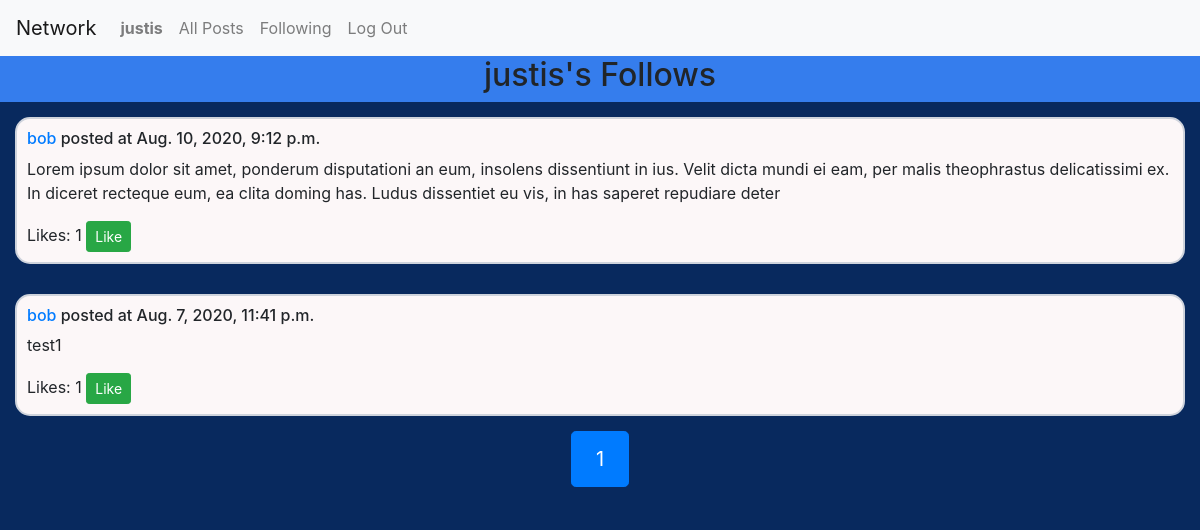
Screenshot of /follows (signed in) with the database file from the repository.
### network/models.py (models this page shows)
class User(AbstractUser):
    pass

class Post(models.Model):
    user = models.ForeignKey(
        User,
        on_delete=models.CASCADE
    )
    date = models.DateTimeField(auto_now_add=True)
    text = models.TextField(max_length=500)
    likes = models.ManyToManyField(
        User,
        related_name='likes',
        blank=True
    )

### network/views.py (the view)
# urls.py: path("follows", views.follows, name="follows"),
@login_required
def follows(request):
    user = request.user
    follows = Following.objects.filter(follower_id=user.id).values("target_id")
    posts = Post.objects.order_by("-date").filter(user__in=follows).annotate(
        num_likes=Count("likes")
    )
    paginator = Paginator(posts, 10) # Show 10 posts per page.
    page_number = request.GET.get("page")
    page_obj = paginator.get_page(page_number)
    return render(request, "network/follows.html", {
        "page_obj": page_obj,
    })

### network/templates/network/follows.html (shortened to what this page needs)
{% extends "network/layout.html" %}
{% block body %}
    <div class="body-container">
        <div class="profile-container">
            <h2>{{ user.username }}'s Follows</h2>
        </div>
        <div class="posts-container">
        {% for post in page_obj %}
            <div class="post-container" data-post="{{ post.id }}">
                <div class="post">
                    <h6><a href="profile/{{ post.user }}">{{ post.user }}</a> posted at {{ post.date}}</h6>
                    <p class="post-text">{{ post.text }}</p>
                    <span>Likes: </span>
                    <span class="num-likes">{{ post.num_likes }}</span>
                    {% if user != post.user %}
                        {% if user in post.likes.all %}
                            <button type="button" onclick="likePost(this)" data-liked="true" class="btn btn-secondary btn-sm">Unlike</button>
                        {% else %}
                            <button type="button" onclick="likePost(this)" data-liked="false" class="btn btn-success btn-sm">Like</button>
                        {% endif %}
                    {% else %}
                        <button type="button" onclick="editPost(this)" value="open" class="btn btn-success btn-sm">Edit Post</button>
                    {% endif %}
                </div>
            </div>
        {% endfor %}
            <nav class="paginator" aria-label="...">
                <ul class="pagination pagination-lg">
                    <li class="page-item active" aria-current="page">
                        <span class="page-link">
                            {{ page_obj.number }}
                        </span>
                    </li>
                </ul>
            </nav>
        </div>
    </div>
{% endblock %}

### network/templates/network/layout.html (shortened to what this page needs)
{% load static %}
<!DOCTYPE html>
<html lang="en">
    <head>
        <link rel="stylesheet" href="https://stackpath.bootstrapcdn.com/bootstrap/4.4.1/css/bootstrap.min.css">
        <link href="{% static 'network/styles.css' %}" rel="stylesheet">
    </head>
    <body>
        <nav class="navbar navbar-expand-lg navbar-light bg-light">
            <a class="navbar-brand" href="#">Network</a>
            <div>
              <ul class="navbar-nav mr-auto">
                {% if user.is_authenticated %}
                    <li class="nav-item">
                        <a class="nav-link" href="#"><strong>{{ user.username }}</strong></a>
                    </li>
                {% endif %}
                <li class="nav-item">
                  <a class="nav-link" href="{% url 'index' %}">All Posts</a>
                </li>
                {% if user.is_authenticated %}
                    <li class="nav-item">
                        <a class="nav-link" href="{% url 'follows' %}">Following</a>
                    </li>
                    <li class="nav-item">
                        <a class="nav-link" href="{% url 'logout' %}">Log Out</a>
                    </li>
                {% endif %}
              </ul>
            </div>
          </nav>
        <div class="body">
            {% block body %}
            {% endblock %}
        </div>
    </body>
</html>

### network/static/network/styles.css (style rules this page uses)
* { margin: 0; padding: 0; box-sizing: border-box; }
body { min-height: 100vh; width: 100%; background-color: #08295E; }
p { word-wrap:break-word; }
.body-container { background-color: #08295E; display: flex; flex-direction: column; justify-content: flex-start; align-items: stretch; height: 100%; max-width: 100%; }
.posts-container { background-color: #08295E; display: flex; flex-direction: column; justify-content: space-evenly; align-items: stretch; }
.profile-container { background-color: #357DED; display: flex; flex-direction: column; justify-content: space-evenly; align-items: center; }
.post-container { background-color: #FCF7F8; border: 2px solid #CED3DC; border-radius: 15px; padding: 10px; margin: 15px; }
.paginator { align-self: center; }

### rows the page displays
User: username "justis"
Post: user "bob", date "Aug. 10, 2020, 9:12 p.m.", text "Lorem ipsum dolor sit amet, ponderum disputationi an eum, insolens dissentiunt in ius. Velit dicta mundi ei eam, per malis theophrastus delicatissimi ex. In diceret recteque eum, ea clita doming has. Ludus dissentiet eu vis, in has saperet repudiare deter", num_likes "1", shows "Like"
Post: user "bob", date "Aug. 7, 2020, 11:41 p.m.", text "test1", num_likes "1", shows "Like"

### other values shown
{{ page_obj.number }} "1"
